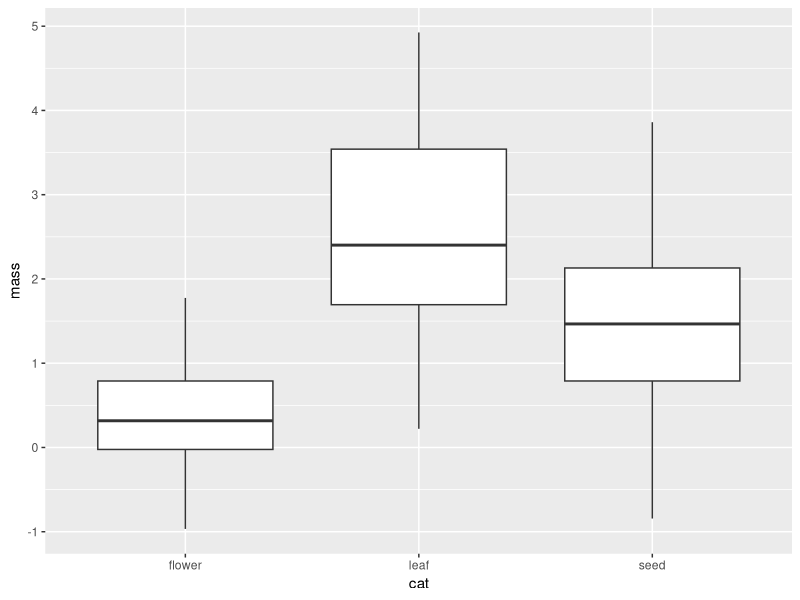
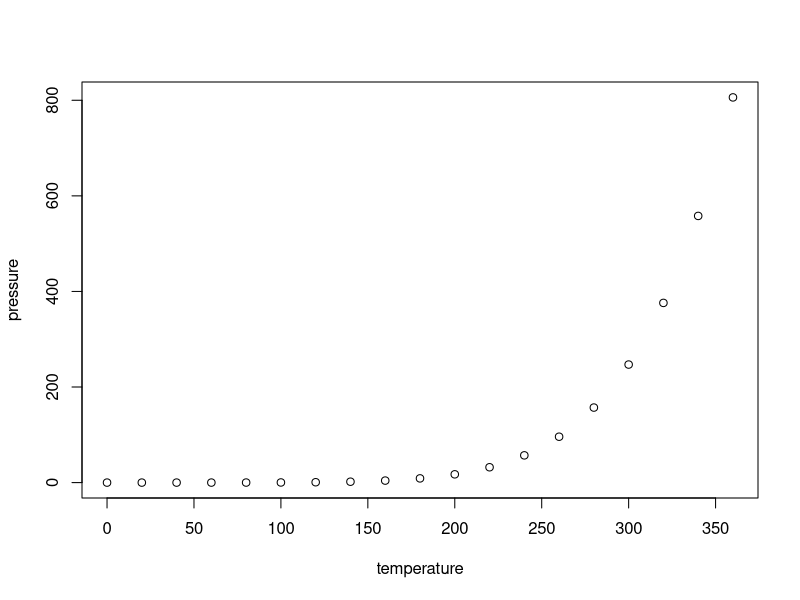

These figures' R source, in order:
## ---- chunk 1
knitr::opts_chunk$set(echo = TRUE)
## ---- chunk 2
library(tidyverse)

sp <- c("A","B","C")
sp.mass <- c(5,1,0.001)
names(sp.mass) <- sp


categories <- c("flower","seed","leaf")
cat.multiplier <- c(.1,.3,.5)
names(cat.multiplier) <- categories
traps <- paste0("T",1:10)
#10 traps


## Idea 3 for approach 2
mass.output <- numeric(90)
sp.output <- character(90)
trap.output <- character(90)
cat.output <- character(90)
rownumber <- 1

for(s in sp) {
  for(cat in categories) {
    for(trap in traps) {
      
      sp.multiplier.t <- rnorm(1, sp.mass[sp], sd = 0.2) 
      cat.multiplier.t <-  rnorm(1,cat.multiplier[cat],0.2)
      mass.output[rownumber] <- sp.multiplier.t * cat.multiplier.t + rnorm(1,0,0.2)
      
      sp.output[rownumber] <- sp
      trap.output[rownumber] <- trap
      cat.output[rownumber] <- cat
      
      rownumber <- rownumber + 1
    }
  }
}


sim_data <- data.frame(mass = mass.output, sp = sp.output, trap = trap.output, cat = cat.output)


sim_data %>% ggplot(aes(x = cat, y = mass)) +
  geom_boxplot() 


## ---- chunk 3
plot(pressure)
